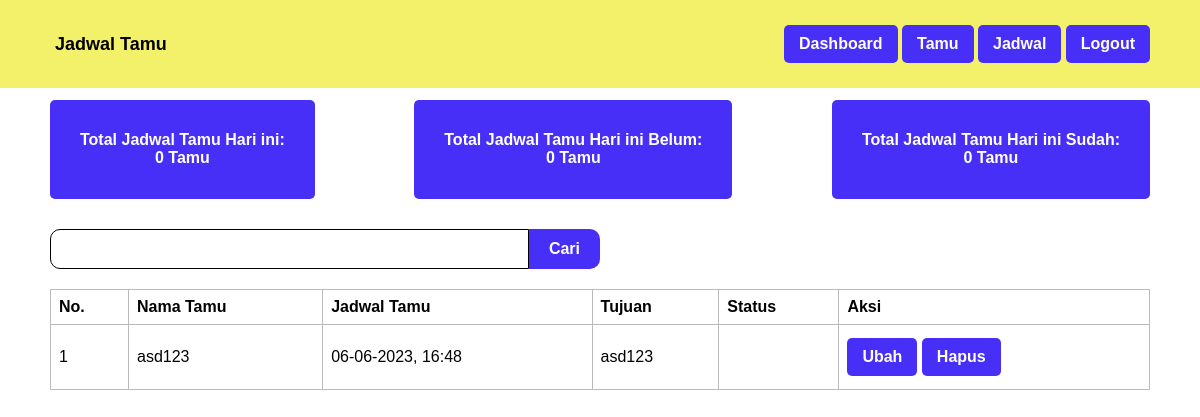
The app's page /index.php (signed in), older data.
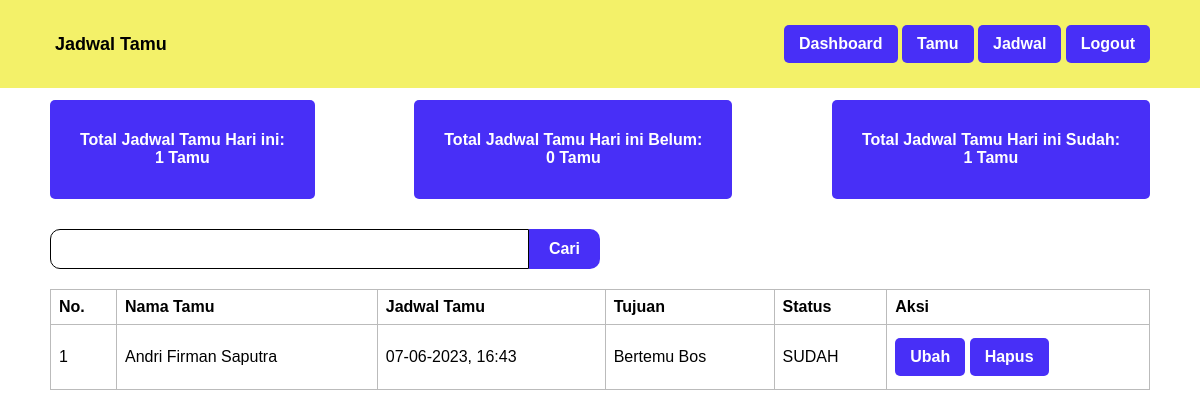
The same page, newer data.
### tables this page shows
CREATE TABLE `jadwal` (
  `id_jadwal` int(11) NOT NULL,
  `id_tamu` int(11) NOT NULL,
  `jadwal_tamu` datetime NOT NULL,
  `tujuan` text NOT NULL,
  `status` enum('BELUM','SUDAH') NOT NULL
);

CREATE TABLE `tamu` (
  `id_tamu` int(11) NOT NULL,
  `nama_tamu` varchar(100) NOT NULL,
  `alamat_tamu` text NOT NULL,
  `no_telp_tamu` varchar(15) NOT NULL
);

### index.php (the view, shortened to what this page needs)
<?php
	require_once 'koneksi.php';
	$total_jadwal_tamu_hari_ini = mysqli_fetch_assoc(mysqli_query($koneksi, "SELECT COUNT(jadwal.id_jadwal) AS total_tamu FROM jadwal INNER JOIN tamu ON jadwal.id_tamu = tamu.id_tamu WHERE DATE(jadwal.jadwal_tamu) = CURDATE()"));
	$total_jadwal_tamu_hari_ini_belum = mysqli_fetch_assoc(mysqli_query($koneksi, "SELECT COUNT(jadwal.id_jadwal) AS total_tamu FROM jadwal INNER JOIN tamu ON jadwal.id_tamu = tamu.id_tamu WHERE DATE(jadwal.jadwal_tamu) = CURDATE() AND status = 'BELUM'"));
	$total_jadwal_tamu_hari_ini_sudah = mysqli_fetch_assoc(mysqli_query($koneksi, "SELECT COUNT(jadwal.id_jadwal) AS total_tamu FROM jadwal INNER JOIN tamu ON jadwal.id_tamu = tamu.id_tamu WHERE DATE(jadwal.jadwal_tamu) = CURDATE() AND status = 'SUDAH'"));
	$jadwal = mysqli_query($koneksi, "SELECT * FROM jadwal INNER JOIN tamu ON jadwal.id_tamu = tamu.id_tamu ORDER BY jadwal_tamu ASC");
?>
<!DOCTYPE html>
<html lang="en">
<head>
	<?php include_once 'head.php'; ?>
</head>
<body>
	<?php include_once 'navbar.php'; ?>
	<div class="container anti-navbar">
		<div class="row justify-content-between">
			<div class="col">
				<div class="card">
		    		<h4>Total Jadwal Tamu Hari ini:<br><?= str_replace(",", ".", number_format($total_jadwal_tamu_hari_ini['total_tamu'])); ?> Tamu</h4>
		    	</div>
			</div>
			<div class="col">
				<div class="card">
		    		<h4>Total Jadwal Tamu Hari ini Belum:<br><?= str_replace(",", ".", number_format($total_jadwal_tamu_hari_ini_belum['total_tamu'])); ?> Tamu</h4>
		    	</div>
			</div>
			<div class="col">
				<div class="card">
		    		<h4>Total Jadwal Tamu Hari ini Sudah:<br><?= str_replace(",", ".", number_format($total_jadwal_tamu_hari_ini_sudah['total_tamu'])); ?> Tamu</h4>
		    	</div>
			</div>
		</div>
		<form method="post" class="form-cari">
			<input class="input" type="text" name="cari" id="cari" value="<?= (isset($_POST['cari']) ? $_POST['cari'] : ''); ?>" required>
			<button type="submit" class="button align-right" name="btnCari">Cari</button>
		</form>
		<div class="table-responsive">
			<table border="1" cellpadding="10" cellspacing="0">
				<tr>
					<th>No.</th>
					<th>Nama Tamu</th>
					<th>Jadwal Tamu</th>
					<th>Tujuan</th>
					<th>Status</th>
					<th>Aksi</th>
				</tr>
				<?php $i = 1; ?>
				<?php foreach ($jadwal as $data): ?>
					<tr>
						<td><?= $i++; ?></td>
						<td><?= $data['nama_tamu']; ?></td>
						<td><?= date("d-m-Y, H:i", strtotime($data['jadwal_tamu'])); ?></td>
						<td><?= $data['tujuan']; ?></td>
						<td><?= $data['status']; ?></td>
						<td>
							<a class="button" href="ubah_jadwal.php?id_jadwal=<?= $data['id_jadwal']; ?>">Ubah</a>
							<a class="button" href="hapus_jadwal.php?id_jadwal=<?= $data['id_jadwal']; ?>" onclick="return confirm('Apakah Anda yakin ingin menghapus jadwal tamu <?= $data['nama_tamu']; ?>?')">Hapus</a>
						</td>
					</tr>
				<?php endforeach ?>
			</table>
		</div>
	</div>
</body>
</html>

### head.php (shortened to what this page needs)
<link rel="stylesheet" href="style.css">

### navbar.php
<navbar class="navbar navbar-fixed-top">
  <div class="navbar-container">
    <a class="navbar-title" href="index.php"><span>Jadwal Tamu</span></a>
      <div class="navbar-nav">
		<a class="button" href="index.php">Dashboard</a>
		<a class="button" href="tamu.php">Tamu</a>
		<a class="button" href="jadwal.php">Jadwal</a>
		<a class="button" href="logout.php">Logout</a>
      </div>
  </div>
</navbar>

### style.css (style rules this page uses)
* { font-family: 'Tahoma', sans-serif; }
body { margin: 0; padding: 0; }
.container { padding: 10px 50px; }
.navbar { background-color: #fff; }
.navbar-fixed-top { position: fixed; top: 0; width: 100%; z-index: 999; background-color: #f3f169; }
.navbar-container { display: flex; justify-content: space-between; padding: 0 50px; }
.navbar-title { font-size: 18px; font-weight: bold; text-decoration: none; margin: auto 0; color: #000; display: flex; align-items: center; }
.navbar-title span { margin-left: 5px; }
.anti-navbar { padding-top: 100px; }
.navbar-nav { display: inline-block; float: none; vertical-align: top; margin: 20px 0; }
.button { margin-top: 5px; margin-bottom: 5px; display: inline-block; padding: 10px 15px; background-color: #482ff7; color: #fff; text-decoration: none; border-radius: 5px; border: none; text-align: center; transition: all 0.2s ease-in-out; font-weight: bold; font-size: 16px; }
.label, .input { display: block; width: 100%; }
.input { margin-top: 5px; margin-bottom: 15px; padding: 10px; font-size: 16px; border-radius: 5px; border: 1px solid black; }
.align-right { display: block; margin-left: auto; }
.form-cari { margin-top: 20px; margin-bottom: 20px; display: flex; justify-content: center; width: 50%; }
.form-cari input { border-radius: 10px 0 0 10px; border: 1px solid black; margin: 0; }
.form-cari button { color: white; font-size: 16px; border-radius: 0 10px 10px 0; margin: 0; padding: 10px 20px; }
.table-responsive { overflow-x: auto; }
.table-responsive table { width: 100%; border-collapse: collapse; }
.table-responsive th, .table-responsive td { padding: 8px; text-align: left; border: 1px solid #bbb; }
.card { background-color: #482ff7; color: #fff; border-radius: 5px; padding: 10px 30px; text-decoration: none; text-align: center; }
.row { display: flex; flex-wrap: wrap; justify-content: flex-start; margin-bottom: 10px; }
.col { margin-right: 20px; margin-bottom: 10px; flex: flex: 1 0 0%; }
.col:last-child { margin-right: 0; }
.justify-content-between { justify-content: space-between; }

Row changes from the older to the newer data that the page shows:
removed jadwal: id_tamu.nama_tamu "asd123", jadwal_tamu "06-06-2023, 16:48", tujuan "asd123"
added jadwal: id_tamu.nama_tamu "Andri Firman Saputra", jadwal_tamu "07-06-2023, 16:43", tujuan "Bertemu Bos", status "SUDAH"
Text that changed along with them:
text no longer shown: "0 0"
text now shown: "1 1"
